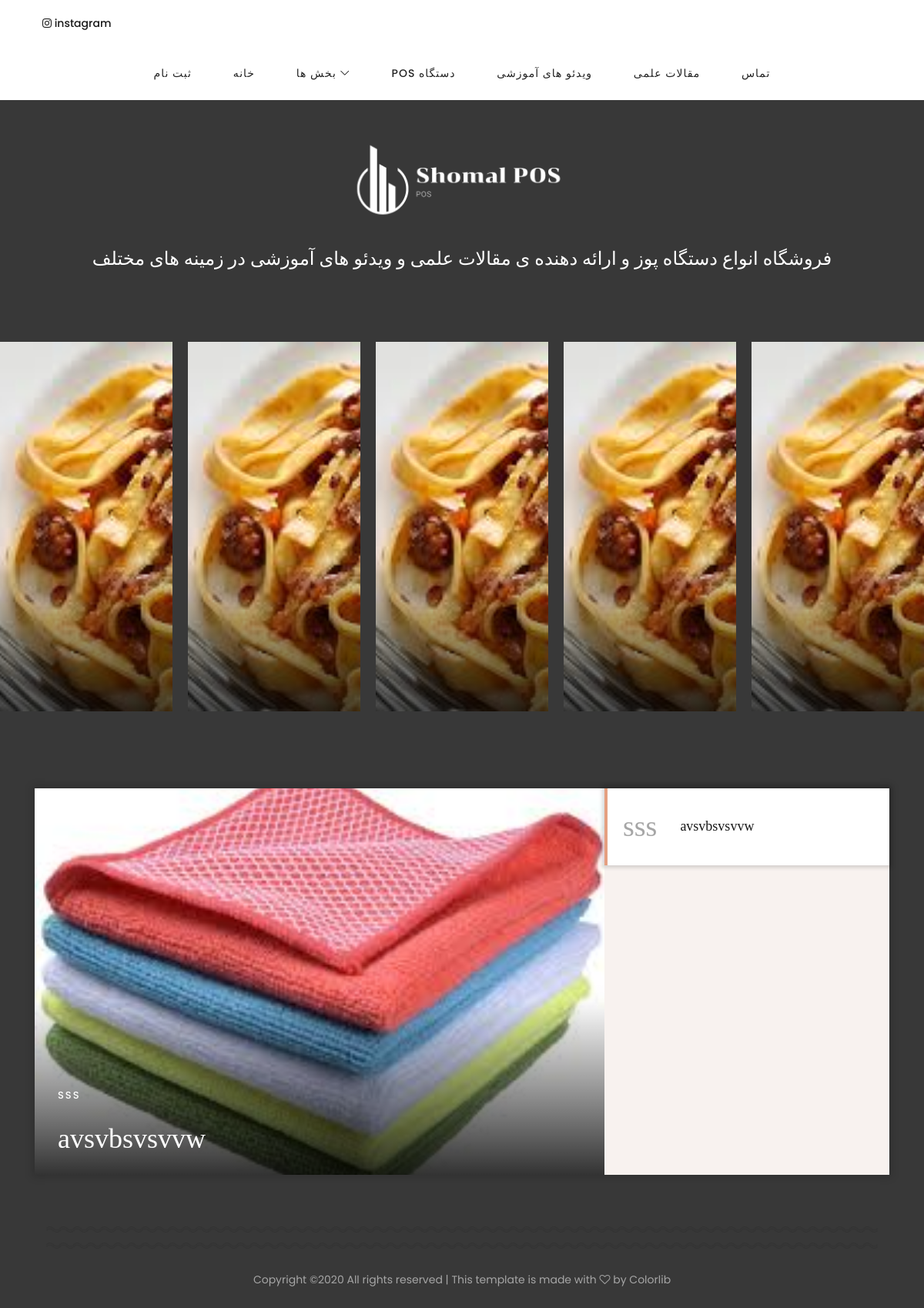
The page / on the database its author committed.
### POS/models.py (models this page shows)
class POSCollection(models.Model):
    POS_brand = models.CharField(max_length=200)
    POS_summary = models.CharField(max_length=200)
    POS_Image = models.ImageField(upload_to="IMAGES/POS/%Y/%m/%d", blank=True)
    POS_category = models.ForeignKey(POSCategory, default=1, verbose_name="POS category", on_delete=models.SET_DEFAULT)
    class Meta:
        verbose_name_plural = "POS coll"
    def __str__(self):
        return self.POS_brand

class POSDetail(models.Model):
    POS_brand = models.ForeignKey(POSCollection, default=1, verbose_name="POS brand", on_delete=models.SET_DEFAULT)
    POS_Image  = models.ImageField(upload_to='IMAGES/POS/%Y/%m/%d',blank=True)
    POS_description = models.TextField(default="")
    POS_price = models.CharField(max_length=10,default="توافقی")
    POS_slug   = models.CharField(max_length=200, default=1)
    date = models.DateField(default=datetime.now,blank=True)
    def __str__(self):
        return str(self.POS_brand)

### home/views.py (the view)
# urls.py: urlpatterns = [path('', views.homepage,name="homepage"),
def homepage(request):
    download_link.clear()
    download_link_es.clear()
    POS   = POSCategory.objects.all()
    video = VideoCategory.objects.all()
    POS_Coll = POSCollection.objects.all()
    POS_det  = POSDetail.objects.all()
    essay = EssayCategory.objects.all()
    return render(request, 'home/index.html',{'POS':POS_Coll,
                                              'POS_cat':POS,
                                              'POS_det':POS_det,
                                              'video':video,
                                              'essay':essay})

### cart/context_processor.py (called while the page is built)
def cart(request):
    return {'cart': Cart(request)}

### home/templates/home/index.html (shortened to what this page needs)
<!DOCTYPE html>
<html lang="en">
<head>
    <link rel="stylesheet" href="/static/style.css">
</head>
<body style="background-color:#383838">
    <header class="header-area">
        <div class="top-header" >
            <div class="container">
                <div class="row">
                    <div class="col-12">
                        <div class="top-header-content d-flex align-items-center justify-content-between" >
                            <div class="top-social-info">
                                <a href="http://www.instagram.com/shomal_pos/"><i class="fa fa-instagram" aria-hidden="true"></i> instagram</a>
                            </div>
                        </div>
                    </div>
                </div>
            </div>
        </div>
        <div class="foode-main-menu">
            <div class="classy-nav-container breakpoint-off" >
                <div class="container">
                    <nav class="classy-navbar" id="foodeNav">
                        <div class="classy-menu">
                            <div class="classynav">
                                <ul>
								  {% if user.is_authenticated %}
									<li><a href="/logout/">خروج از حساب</a></li>
								  {% else %}
									<li><a href="/signup/">ثبت نام</a></li>
								  {% endif %}
                                    <li><a href="/">خانه</a></li>
                                    <li><a href="#">بخش ها</a>
                                    </li>
                                    <li><a href="/POS-device/">POS دستگاه</a></li>
                                    <li><a href="/videos/">ویدئو های آموزشی</a></li>
                                    <li><a href="/essay/">مقالات علمی</a></li>
									<li><a href="/contact/">تماس</a></li>
                                </ul>
                            </div>
                        </div>
                    </nav>
                </div>
            </div>
        </div>
    </header>
	<br></br>
	<div class="logo-area text-center">
            <div class="container">
                <div class="row">
                    <div class="col-12">
                        <a href="/" class="nav-brand"><img src="/static/img/logob.png" width="300px" /></a>
						<br></br>
						<center><h4 style='color:white'>فروشگاه انواع دستگاه پوز و ارائه دهنده ی مقالات علمی و ویدئو های آموزشی در زمینه های مختلف<h4></center>
                    </div>
                </div>
            </div>
        </div>
	<br></br>
	<br></br>
    <section class="hero-area">
        <div class="hero-post-slides owl-carousel">
            {% for pos in POS %}
				<div class="single-hero-post">
					<div class="slide-img bg-img" style="background-image: url(/media/{{ pos.POS_Image }});"></div>
				</div>
			{% endfor %}
        </div>
    </section>
    <section class="blog-content-area section-padding-100">
        <div class="container">
            <div class="row">
                <div class="col-12">
                    <div class="featured-post-area">
                        <div id="featured-post-slides" class="carousel slide d-flex flex-wrap" data-ride="carousel">
                            <div class="carousel-inner">
								{% for pos in POS_det %}
									<div class="carousel-item active bg-img" style="background-image: url(/media/{{pos.POS_Image}})">
										<div class="featured-post-content">
											<p>{{pos.POS_brand}}</p>
											<a href="/POS-device/{{pos.POS_slug}}" class="post-title">
												<h2>{{pos.POS_description|safe}}</h2>
											</a>
										</div>
									</div>
								{% endfor %}
                            </div>
                            <ol class="carousel-indicators">
							{% for pos in POS_det %}
                                <li data-target="#featured-post-slides" data-slide-to="2" class="active">
                                    <h2>{{pos}}</h2>
                                    <a href="#" class="post-title">
                                        <h5>{{pos.POS_description|safe}}</h5>
                                    </a>
                                </li>
							{% endfor %}
                            </ol>
                        </div>
                    </div>
                </div>
            </div>
    <footer class="footer-area">
        <div class="container">
            <div class="row">
                <div class="col-12">
                    <img class="footer-curve" src="img/core-img/foo-curve.png" alt="">
                    <img class="footer-curve" src="img/core-img/foo-curve.png" alt="">
                </div>
            </div>
            <div class="row">
                <div class="col-12">
                    <div class="copywrite-text">
                        <p>
Copyright &copy;<script>document.write(new Date().getFullYear());</script> All rights reserved | This template is made with <i class="fa fa-heart-o" aria-hidden="true"></i> by <a href="https://colorlib.com" target="_blank">Colorlib</a>
</p>
                    </div>
                </div>
            </div>
        </div>
    </footer>
</body>
</html>

### home/static/css/classy-nav.css (style rules this page uses)
* { margin: 0; padding: 0; }
body { font-family: "Roboto", sans-serif; }
ul, ol { margin: 0; }
ul li, ol li { list-style: none; }
img { height: auto; max-width: 100%; }
.bg-img { background-position: center center; background-size: cover; background-repeat: no-repeat; }
.classy-nav-container { position: relative; z-index: 100; background-color: #ffffff; }
.classy-nav-container * { box-sizing: border-box; }
.classy-nav-container a { -webkit-transition-duration: 500ms; transition-duration: 500ms; text-decoration: none; outline: none; font-size: 14px; font-weight: 400; color: #232323; display: inline-block; }
.justify-content-between { -webkit-box-pack: justify; -ms-flex-pack: justify; justify-content: space-between; }
.classy-navbar { width: 100%; height: 70px; padding: 0.5em 2em; display: -webkit-box; display: -ms-flexbox; display: flex; -webkit-box-align: center; -ms-flex-align: center; -ms-grid-row-align: center; align-items: center; }
.classynav ul li { display: inline-block; clear: both; position: inherit; z-index: 10; }
.classynav ul li.cn-dropdown-item { position: relative; z-index: 10; }
.classynav ul li a { padding: 0 12px; display: block; height: 35px; font-size: 14px; line-height: 34px; }
.classynav ul li.megamenu-item > a:after, .classynav ul li.has-down > a:after { font-family: 'classyfonts'; content: "\e900"; font-size: 12px; color: #000000; padding-left: 5px; -webkit-transition-duration: 500ms; transition-duration: 500ms; }
.breakpoint-off .classynav { display: -webkit-box; display: -ms-flexbox; display: flex; -webkit-box-align: center; -ms-flex-align: center; -ms-grid-row-align: center; align-items: center; }

### rows shown on the page
POSCollection: POS_Image (picture)
POSDetail: POS_Image (picture), POS_brand "SSS", POS_description "avsvbsvsvvw", POS_brand.POS_brand "sss"
